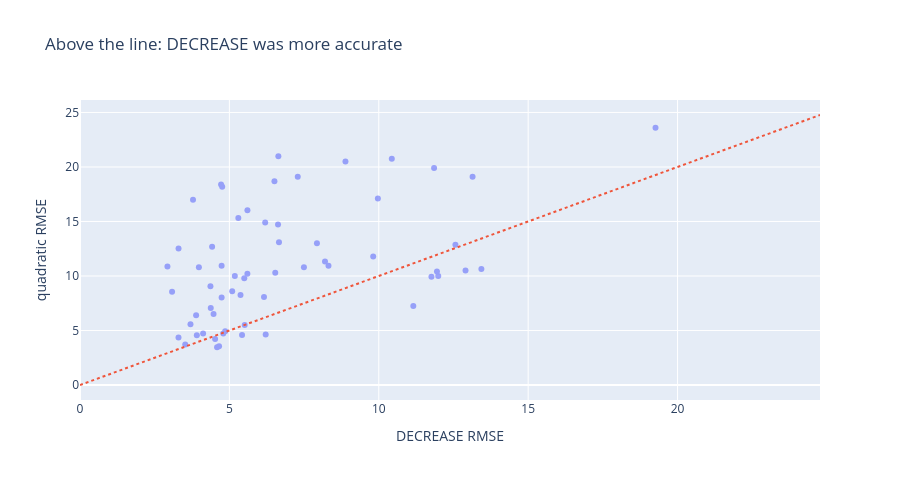

Notebook code cell kept with this figure:
### Code cell
lim = float(R[["rmse_quadratic", "rmse_DECREASE"]].max().max()) * 1.05
fig = go.Figure(go.Scatter(x=R.rmse_DECREASE, y=R.rmse_quadratic, mode="markers", opacity=0.6, text=R.pair + " (" + R.cell + ")"))
fig.add_trace(go.Scatter(x=[0, lim], y=[0, lim], mode="lines", line=dict(dash="dot")))
fig.update_layout(xaxis_title="DECREASE RMSE", yaxis_title="quadratic RMSE", showlegend=False, height=480,
                  title="Above the line: DECREASE was more accurate")
fig

### Figure 1 — Plotly figure (JSON) as saved in the notebook; plotly's stock layout.template omitted (floating-point values rounded to 4 significant figures)
{"data": [{"mode": "markers", "opacity": 0.6, "text": ["Refametinib + Dactolisib (BT-549)", "Indibulin + Dactolisib (BT-549)", "Iniparib + Trametinib (BT-549)", "Refametinib + Dactolisib (CAL-85-1)", "GSK269962 + Trametinib (CAL-85-1)", "Olaparib + Trametinib (CAL-85-1)", "Iniparib + Trametinib (CAL-85-1)", "Danusertib + Dactolisib (CAL148)", "Dasatinib + Dactolisib (CAL148)", "SNS-032 + Dactolisib (CAL148)", "Trametinib + Dactolisib (CAL148)", "GSK269962 + Trametinib (CAL148)", "Nintedanib + Trametinib (CAL148)", "Navitoclax + Trametinib (CAL148)", "Iniparib + Trametinib (CAL148)", "Pictilisib + Trametinib (CAL148)", "Linsitinib + Trametinib (CAL148)", "Ponatinib + Trametinib (CAL148)", "SNS-032 + Dactolisib (CAL51)", "Indibulin + Dactolisib (CAL51)", "Teniposide + Dactolisib (CAL51)", "Navitoclax + Dactolisib (CAL51)", "GDC-0068 + Trametinib (CAL51)", "Navitoclax + Trametinib (CAL51)", "Iniparib + Trametinib (CAL51)", "Entinostat + Trametinib (CAL51)", "Ponatinib + Trametinib (CAL51)", "AVN944 + Dactolisib (CAL51)", "Everolimus + Dactolisib (CAL51)", "Danusertib + Dactolisib (DU4475)", "Indibulin + Dactolisib (DU4475)", "TAK-901 + Dactolisib (DU4475)", "Trametinib + Dactolisib (DU4475)", "Teniposide + Dactolisib (DU4475)", "GSK269962 + Trametinib (DU4475)", "GDC-0068 + Trametinib (DU4475)", "Olaparib + Trametinib (DU4475)", "ABT-199 + Trametinib (DU4475)", "Iniparib + Trametinib (DU4475)", "Entinostat + Trametinib (DU4475)", "GDC-0068 + Dactolisib (DU4475)", "Ponatinib + Trametinib (DU4475)", "AVN944 + Dactolisib (DU4475)", "Everolimus + Dactolisib (DU4475)", "GSK269962 + Trametinib (HCC1599)", "Ponatinib + Trametinib (HCC1599)", "Everolimus + Dactolisib (MCF-10A)", "Trametinib + Dactolisib (MCF-10A)", "Ponatinib + Trametinib (MCF-10A)", "SCH772984 + Trametinib (MCF-10A)", "Indibulin + Dactolisib (MDAMB-436)", "Navitoclax + Trametinib (MDAMB-436)", "SCH772984 + Trametinib (MDAMB-436)", "Entinostat + Trametinib (MDAMB-436)", "TAK-901 + Dactolisib (MDAMB231)", "ABT-199 + Trametinib (MDAMB231)", "Linsitinib + Trametinib (MDAMB231)", "Ponatinib + Trametinib (MDAMB231)", "AVN944 + Dactolisib (MDAMB231)", "Trametinib + Dactolisib (MFM-223)"], "type": "scatter", "x": [3.886, 5.498, 4.795, 12.9, 11.95, 13.43, 11.99, 3.782, 4.74, 5.604, 5.182, 5.513, 4.522, 6.215, 6.158, 5.094, 4.587, 4.654, 3.298, 8.317, 2.927, 3.979, 4.12, 5.423, 3.91, 3.297, 6.535, 6.628, 5.372, 6.66, 13.14, 5.299, 4.76, 4.421, 10.44, 6.508, 9.969, 7.288, 4.722, 11.85, 6.198, 8.885, 6.639, 12.56, 11.76, 19.26, 4.376, 3.082, 8.2, 4.47, 7.93, 7.495, 9.814, 11.16, 3.698, 3.522, 4.86, 5.602, 4.74, 4.366], "y": [6.395, 9.784, 4.724, 10.5, 10.41, 10.65, 9.999, 16.99, 10.93, 16.03, 9.989, 5.51, 4.221, 4.629, 8.064, 8.611, 3.46, 3.564, 12.52, 10.95, 10.88, 10.8, 4.722, 4.586, 4.563, 4.353, 10.31, 14.73, 8.256, 13.09, 19.11, 15.32, 18.17, 12.69, 20.76, 18.68, 17.1, 19.11, 18.39, 19.9, 14.91, 20.51, 20.99, 12.86, 9.928, 23.59, 7.067, 8.561, 11.32, 6.522, 13.01, 10.8, 11.78, 7.237, 5.568, 3.724, 4.939, 10.2, 8.03, 9.05]}, {"line": {"dash": "dot"}, "mode": "lines", "type": "scatter", "x": [0, 24.77], "y": [0, 24.77]}], "layout": {"height": 480, "showlegend": false, "title": {"text": "Above the line: DECREASE was more accurate"}, "xaxis": {"title": {"text": "DECREASE RMSE"}}, "yaxis": {"title": {"text": "quadratic RMSE"}}}}
